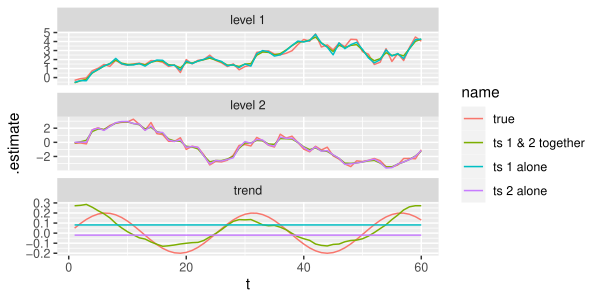

Write R code to recreate this figure.
###################################################
### code chunk number 48: Cs720_multivariate
###################################################
true <- data.frame(
  .rownames = rep(c("level 1", "level 2", "trend"), each = TT), t = t,
  .estimate = c(level1, level2, trend), .se = NA, name = "true"
)
statesm1 <- tsSmooth(fitm1)
statesm1$name <- "ts 1 alone"
statesm1$.rownames[statesm1$.rownames == "X2"] <- "trend"
statesm1$.rownames[statesm1$.rownames == "X1"] <- "level 1"
statesm2 <- tsSmooth(fitm2)
statesm2$name <- "ts 2 alone"
statesm2$.rownames[statesm2$.rownames == "X2"] <- "trend"
statesm2$.rownames[statesm2$.rownames == "X1"] <- "level 2"
statesm3 <- tsSmooth(fitm3)
statesm3$name <- "ts 1 & 2 together"
statesm3$.rownames[statesm3$.rownames == "X3"] <- "trend"
statesm3$.rownames[statesm3$.rownames == "X1"] <- "level 1"
statesm3$.rownames[statesm3$.rownames == "X2"] <- "level 2"
df <- rbind(true, statesm1, statesm2, statesm3)

ggplot(df, aes(x = t, y = .estimate, col = name)) +
  geom_line() +
  facet_wrap(~.rownames, scale = "free_y", ncol = 1)
